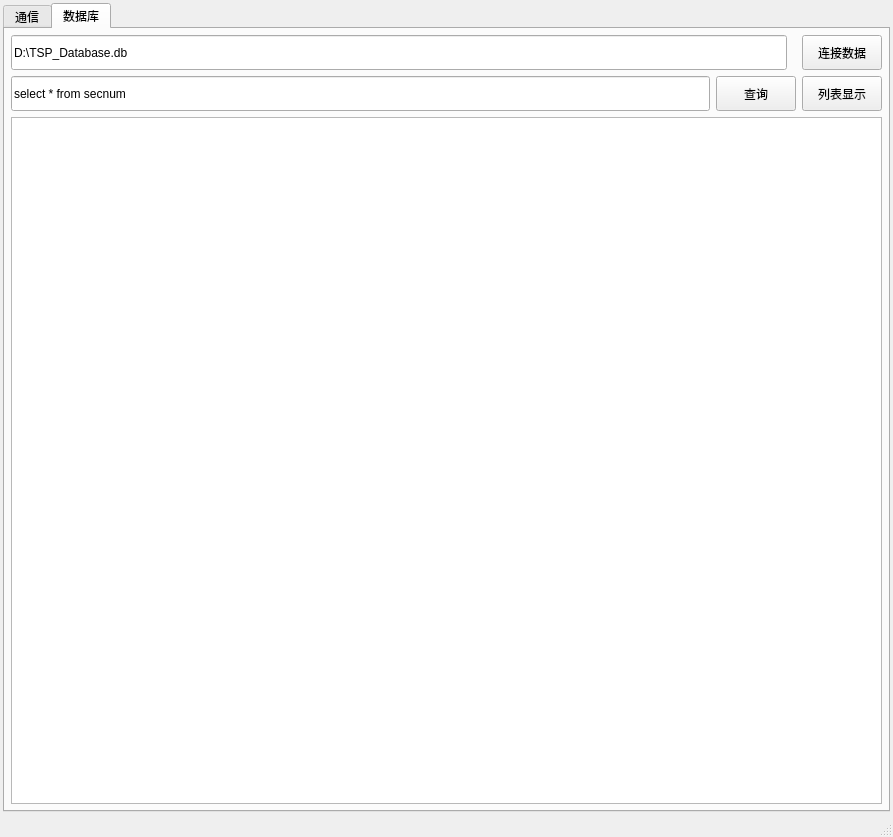
<?xml version="1.0" encoding="UTF-8"?>
<ui version="4.0">
 <class>MainWindow</class>
 <widget class="QMainWindow" name="MainWindow">
  <property name="geometry">
   <rect>
    <x>0</x>
    <y>0</y>
    <width>893</width>
    <height>837</height>
   </rect>
  </property>
  <property name="windowTitle">
   <string>MainWindow</string>
  </property>
  <widget class="QWidget" name="centralwidget">
   <layout class="QGridLayout" name="gridLayout">
    <property name="leftMargin">
     <number>3</number>
    </property>
    <property name="topMargin">
     <number>3</number>
    </property>
    <property name="rightMargin">
     <number>3</number>
    </property>
    <property name="bottomMargin">
     <number>3</number>
    </property>
    <item row="0" column="0">
     <widget class="QTabWidget" name="tabWidget">
      <property name="currentIndex">
       <number>1</number>
      </property>
      <widget class="QWidget" name="tab">
       <attribute name="title">
        <string>通信</string>
       </attribute>
       <widget class="QWidget" name="layoutWidget">
        <property name="geometry">
         <rect>
          <x>20</x>
          <y>40</y>
          <width>691</width>
          <height>59</height>
         </rect>
        </property>
        <layout class="QHBoxLayout" name="horizontalLayout">
         <item>
          <widget class="QPushButton" name="btn_conect">
           <property name="text">
            <string>Connect TCP</string>
           </property>
          </widget>
         </item>
         <item>
          <widget class="QPushButton" name="btn_send_tcp">
           <property name="text">
            <string>Send Tcp</string>
           </property>
          </widget>
         </item>
         <item>
          <widget class="QPushButton" name="btn_end_tcp">
           <property name="text">
            <string>End Tcp</string>
           </property>
          </widget>
         </item>
        </layout>
       </widget>
      </widget>
      <widget class="QWidget" name="tab_2">
       <attribute name="title">
        <string>数据库</string>
       </attribute>
       <layout class="QGridLayout" name="gridLayout_2" rowstretch="1,1,15">
        <property name="leftMargin">
         <number>6</number>
        </property>
        <property name="topMargin">
         <number>6</number>
        </property>
        <property name="rightMargin">
         <number>6</number>
        </property>
        <property name="bottomMargin">
         <number>6</number>
        </property>
        <item row="0" column="0">
         <layout class="QHBoxLayout" name="horizontalLayout_2">
          <property name="spacing">
           <number>15</number>
          </property>
          <item>
           <widget class="QLineEdit" name="lineEdit_str">
            <property name="sizePolicy">
             <sizepolicy hsizetype="Expanding" vsizetype="Expanding">
              <horstretch>0</horstretch>
              <verstretch>0</verstretch>
             </sizepolicy>
            </property>
            <property name="maximumSize">
             <size>
              <width>16777215</width>
              <height>35</height>
             </size>
            </property>
            <property name="text">
             <string>D:\TSP_Database.db</string>
            </property>
           </widget>
          </item>
          <item>
           <widget class="QPushButton" name="btn_opensqlite">
            <property name="maximumSize">
             <size>
              <width>16777215</width>
              <height>35</height>
             </size>
            </property>
            <property name="text">
             <string>连接数据</string>
            </property>
           </widget>
          </item>
         </layout>
        </item>
        <item row="1" column="0">
         <layout class="QHBoxLayout" name="horizontalLayout_3">
          <item>
           <widget class="QLineEdit" name="lineEdit_query">
            <property name="sizePolicy">
             <sizepolicy hsizetype="Expanding" vsizetype="Expanding">
              <horstretch>0</horstretch>
              <verstretch>0</verstretch>
             </sizepolicy>
            </property>
            <property name="maximumSize">
             <size>
              <width>16777215</width>
              <height>35</height>
             </size>
            </property>
            <property name="text">
             <string>select * from secnum</string>
            </property>
           </widget>
          </item>
          <item>
           <widget class="QPushButton" name="btn_query">
            <property name="maximumSize">
             <size>
              <width>16777215</width>
              <height>35</height>
             </size>
            </property>
            <property name="text">
             <string>查询</string>
            </property>
           </widget>
          </item>
          <item>
           <widget class="QPushButton" name="btn_sql_model">
            <property name="maximumSize">
             <size>
              <width>16777215</width>
              <height>35</height>
             </size>
            </property>
            <property name="text">
             <string>列表显示</string>
            </property>
           </widget>
          </item>
         </layout>
        </item>
        <item row="2" column="0">
         <widget class="QTableView" name="tableView"/>
        </item>
       </layout>
      </widget>
     </widget>
    </item>
   </layout>
  </widget>
  <widget class="QStatusBar" name="statusbar"/>
 </widget>
 <resources/>
 <connections/>
</ui>
